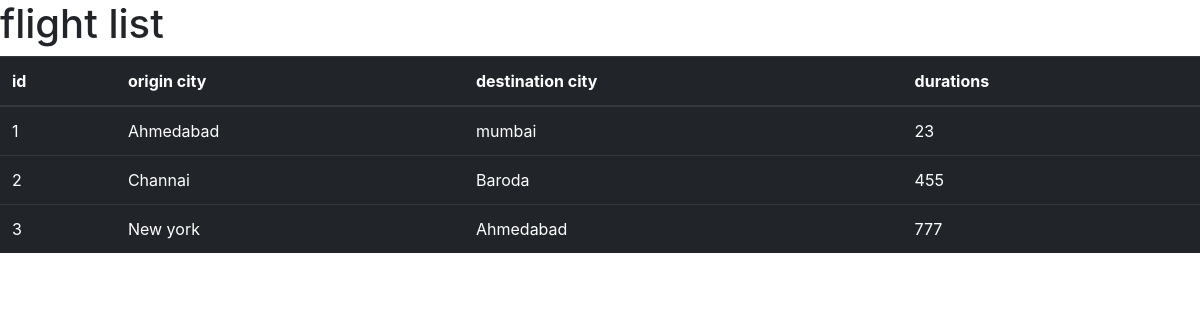
Page /airline/home on the committed database.
### airline/models.py (models this page shows, shortened)
class flight(models.Model):
    origin=models.ForeignKey(airport,on_delete=models.CASCADE,related_name='departure')
    destinations=models.ForeignKey(airport,on_delete=models.CASCADE,related_name='arrival')
    durations=models.IntegerField()

class airport(models.Model):
    code=models.CharField(max_length=55)
    city=models.CharField(max_length=55)

### airline/views.py (the view)
# urls.py: path("home",flight_home,name="flight_home"),
def flight_home(request):
    flights=flight.objects.all()
    return render(request,"airline/flight_home.html",{
        "flights":flights
    })

### airline/templates/airline/flight_home.html (shortened to what this page needs)
<!DOCTYPE html>
<html lang="en">
<head>
    <link rel="stylesheet" href="https://stackpath.bootstrapcdn.com/bootstrap/4.1.3/css/bootstrap.min.css">
</head>
<body>
<h1> flight list</h1>
<table class="table table-dark">
    <thead>
        <tr>
            <th>id</th>
            <th>origin city</th>
            <th> destination city</th>
            <th> durations</th>
        </tr>
    </thead>
    <tbody>
    {% for flight in flights %}
     <tr>
        <td>{{ flight.id }}</td>
        <td>{{ flight.origin.city }}</td>
        <td>{{ flight.destinations.city }}</td>
        <td>{{ flight.durations }}</td>
     </tr>
     {% endfor %}
    </tbody>
</table>
</body>
</html>

### rows in the picture
flight: id "1", origin.city "Ahmedabad", destinations.city "mumbai", durations "23"
flight: id "2", origin.city "Channai", destinations.city "Baroda", durations "455"
flight: id "3", origin.city "New york", destinations.city "Ahmedabad", durations "777"
